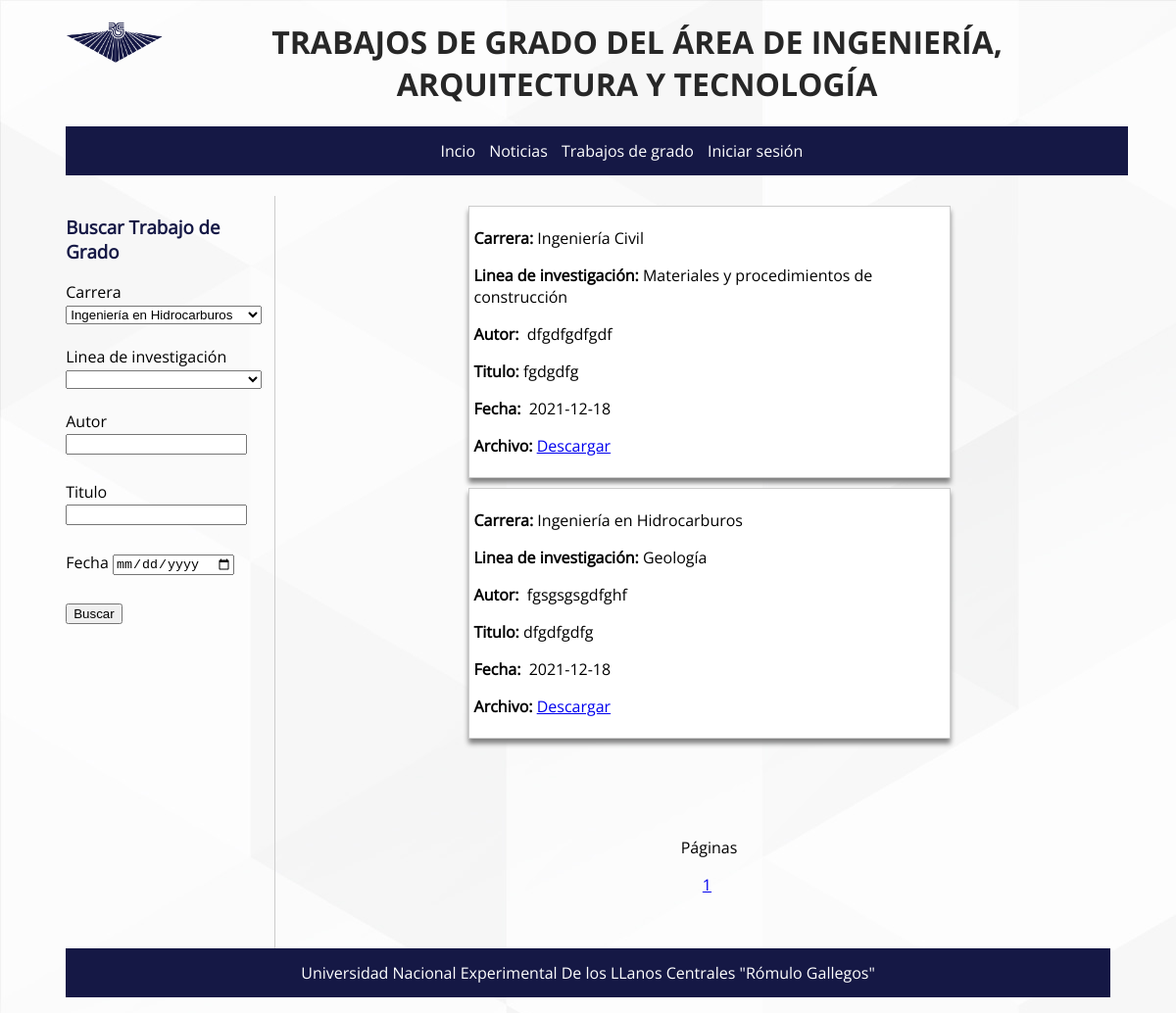
Screenshot of /controllers/buscarTrabajoDeGradoController.php with the database file from the repository.
### tables this page shows
CREATE TABLE `trabajos_de_grado` (
  `id` int(11) NOT NULL,
  `carrera` varchar(256) NOT NULL,
  `linea_investigacion` varchar(255) NOT NULL,
  `autor` varchar(255) NOT NULL,
  `titulo` varchar(255) NOT NULL,
  `fecha` date NOT NULL,
  `url` varchar(255) NOT NULL
);

### models/DataBaseModel.php (called while the page is built, shortened)
<?php
class DataBase extends PDO
{
    public function __construct()
    {
        try {
            $this->db = parent::__construct(SETTINGS['dsn'],SETTINGS['username'],SETTINGS['password']);
            return $this->db;
        } catch (PDOException $Exception) {
            echo $Exception->getMessage();
            return 0;
        }
    }
}
?>

### models/TrabajoDeGradoModel.php (called while the page is built, shortened)
<?php
require("DataBaseModel.php");
class TrabajoDeGrado
{
    public $db;
    public function __construct()
    {
        $this->db = new DataBase();
    }
    public function select ($start,$end,$carrera="",$linea_investigacion="",$autor="",$titulo="",$fecha="")
    {
        $sql= "SELECT * FROM `trabajos_de_grado`";
        $sql.=" ORDER BY id DESC LIMIT :start,:end";
        $sth = $this->db->prepare($sql);
        $sth->bindParam(':start', $start, PDO::PARAM_INT);
        $sth->bindParam(':end', $end, PDO::PARAM_INT);
        $sth->execute();
        $result=$sth;
        return $result;
    }
    public function count ($carrera="",$linea_investigacion="",$autor="",$titulo="",$fecha="")
    {
        $sql= "SELECT count(*) FROM `trabajos_de_grado`";
        $sth = $this->db->prepare($sql);
        $sth->execute();
        $result=$sth->fetchColumn();
        return $result;
    }
}
?>

### controllers/buscarTrabajoDeGradoController.php (the view, shortened to what this page needs)
<?php
require("../models/TrabajoDeGradoModel.php");
$tdg = new TrabajoDeGrado();
$limit = 5;
if (isset($_GET['buscar'])) {
    $s = $tdg->count($_GET["carrera"], $_GET["linea_investigacion"], $_GET["autor"], $_GET["titulo"], $_GET["fecha"]);
} else {
    $s = $tdg->count();
}
$total_results = $s;
$total_pages = ceil($total_results / $limit);
if (!isset($_GET['page'])) {
    $page = 1;
} else {
    $page = $_GET['page'];
}
$starting_limit = ($page - 1) * $limit;
if (isset($_GET['buscar'])) {
    $r = $tdg->select($starting_limit, $limit, $_GET["carrera"], $_GET["linea_investigacion"], $_GET["autor"], $_GET["titulo"], $_GET["fecha"]);
} else {
    $r = $tdg->select($starting_limit, $limit);
}
?>
<!DOCTYPE html>
<html lang="es">
<head>
    <link rel="stylesheet" href="../assets/css/main.css">
</head>
<body>
    <div class="wrap">
    <header>
        <div id="banner">
        <img src="../assets/img/blue_logo.png" alt="" id="logo">
            <h1>TRABAJOS DE GRADO DEL ÁREA DE INGENIERÍA, ARQUITECTURA Y TECNOLOGÍA</h1>
        </div>
    </header>
        <nav>
            <ul>
                <li>
                    <a href="../index.php">Incio</a>
                </li>
                <li>
                    <a href="buscarNoticia.php">Noticias</a>
                </li>
                <li>
                    <a href="buscarTrabajoDeGradoController.php">Trabajos de grado</a>
                </li>
                <?php if (!isset($_SESSION["user"])) : ?>
                    <li>
                        <a href="../views/login.php">Iniciar sesión</a>
                    </li>
                <?php endif; ?>
            </ul>
        </nav>
        <aside>
            <h3>Buscar Trabajo de Grado</h3>
            <form action="buscarTrabajoDeGradoController.php" method="get" id="buscar-trabajo">
                <label for="carrera">Carrera</label>
                <br>
                <select name="carrera" id="">
                    <option value="Ingeniería en Hidrocarburos">Ingeniería en Hidrocarburos</option>
                </select>
                <br>
                <br>
                <label for="linea_investigacion">Linea de investigación</label>
                <br>
                <select name="linea_investigacion" id="">
                    <option value=""><b></b></option>
                </select>
                <br>
                <br>
                <label for="autor">Autor</label>
                <input type="text" name="autor">
                <br>
                <br>
                <label for="titulo">Titulo</label>
                <input type="text" name="titulo">
                <br>
                <br>
                <label for="fecha">Fecha</label>
                <input type="date" name="fecha">
                <br>
                <br>
                <button type="submit" name="buscar">Buscar</button>
        </aside>
        <section id="trabajos-grado">
            <?php
            while ($res = $r->fetch(PDO::FETCH_ASSOC)) :
            ?>
                <div class="trabajo">
                    <p><b>Carrera:&nbsp;</b><?php echo $res['carrera']; ?></p>
                    <p><b>Linea de investigación:&nbsp; </b><?php echo $res['linea_investigacion']; ?></p>
                    <b>Autor: &nbsp;</b>
                    <p><?php echo $res['autor']; ?></p>
                    <b>Titulo:&nbsp; </b>
                    <p><?php echo $res['titulo']; ?></p>
                    <b>Fecha: &nbsp;</b>
                    <p><?php echo $res['fecha']; ?></p>
                    <b>Archivo:&nbsp; </b>
                    <p><a title="Descargar Archivo" href="../uploads/trabajosDeGrado/<?php echo $res['url']; ?>" download="<?php echo $res['url']; ?>">Descargar</a></p>
                </div>
            <?php endwhile; ?>
            <div id="paginas">
                <p>Páginas</p>
                <?php for ($page = 1; $page <= $total_pages; $page++) : ?>
                    <a href='<?php echo "?page=$page"; ?>' class="links"><?php echo $page; ?></a>&nbsp;
                <?php endfor; ?>
            </div>
        </section>
        <br>
        <footer>
            <p>Universidad Nacional Experimental De los LLanos Centrales "Rómulo Gallegos"</p>
        </footer>
    </div>
</body>
</html>

### assets/css/main.css (style rules this page uses)
body { font-family: OpenSans-Regular; background-image: url(../img/18410.jpg); background-repeat: repeat; }
.wrap { display: block; width: 90%; margin: 0px auto; }
header { display: block; width: 100%; }
#banner img { display: block; float: left; width: 100px }
#banner h1 { font-family: OpenSans-Bold; text-align: center; color: rgb(39, 39, 39); font-weight: bold; }
nav { display: block; width: 98%; text-align: center; }
nav ul { display: block; list-style: none; width: 100%; background-color: #151845; text-align: left; height: 50px; text-align: center; }
nav ul li { display: inline-block; height: 50px; text-align: center; line-height: 50px; color: white; transition: all 500ms; margin-left: 10px; }
nav ul li a { text-decoration: none; color: white; height: 50px; }
aside { display: block; float: left; width: 20%; margin-right: 4%; border-right: 1px solid #ccc; min-height: 768px; margin-top: 5px; }
aside h3 { color: #151845; }
section { width: 100%; display: block; float: left; min-height: 720px; overflow-Y: scroll; background-color: transparent; margin: 0px auto; margin-top: 5px; }
#paginas { display: block; text-align: center; }
#trabajos-grado { width: 75%; display: block; float: left; min-height: 720px; overflow-Y: scroll; background-color: transparent; margin: 0px auto; margin-top: 5px; }
section .trabajo { display: block; max-width: 480px; border: 1px solid #ccc; margin: 0px auto; margin-top: 10px; margin-bottom: 10px; padding: 5px; background-color: white; box-shadow: 0px 5px 5px 0px gray; }
section .trabajo b { display: block; float: left; }
#buscar-trabajo { display: block; width: 100%; }
#buscar-trabajo { display: block; }
#buscar-trabajo input { margin-bottom: 5px; }
#buscar-trabajo select { max-width: 200px; }
footer { display: block; background-color: #151845; color: white; text-align: center; min-height: 50px; line-height: 50px; width: 100%; }
footer { clear: both; float: none; display: block; }
#paginas { display: block; width: 100%; text-align: center; margin-top: 100px; }
@media (max-width: 1366px) { aside select { width: 200px; } }

### rows the page displays
trabajos_de_grado: carrera "Ingeniería Civil", linea_investigacion "Materiales y procedimientos de construcción", autor "dfgdfgdfgdf", titulo "fgdgdfg", fecha "2021-12-18"
trabajos_de_grado: carrera "Ingeniería en Hidrocarburos", linea_investigacion "Geología", autor "fgsgsgsgdfghf", titulo "dfgdfgdfg", fecha "2021-12-18"
